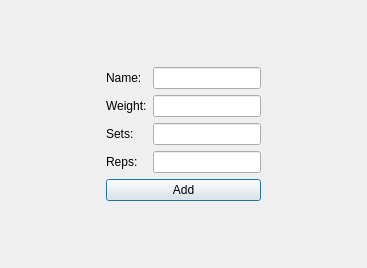
<?xml version="1.0" encoding="UTF-8"?>
<ui version="4.0">
 <class>ExercizeDialog</class>
 <widget class="QDialog" name="ExercizeDialog">
  <property name="geometry">
   <rect>
    <x>0</x>
    <y>0</y>
    <width>367</width>
    <height>268</height>
   </rect>
  </property>
  <property name="windowTitle">
   <string>Dialog</string>
  </property>
  <layout class="QHBoxLayout" name="horizontalLayout_2">
   <item>
    <spacer name="horizontalSpacer">
     <property name="orientation">
      <enum>Qt::Horizontal</enum>
     </property>
     <property name="sizeHint" stdset="0">
      <size>
       <width>40</width>
       <height>20</height>
      </size>
     </property>
    </spacer>
   </item>
   <item>
    <layout class="QVBoxLayout" name="verticalLayout_3">
     <item>
      <spacer name="verticalSpacer">
       <property name="orientation">
        <enum>Qt::Vertical</enum>
       </property>
       <property name="sizeHint" stdset="0">
        <size>
         <width>20</width>
         <height>40</height>
        </size>
       </property>
      </spacer>
     </item>
     <item>
      <layout class="QHBoxLayout" name="horizontalLayout">
       <item>
        <layout class="QVBoxLayout" name="verticalLayout">
         <item>
          <widget class="QLabel" name="label">
           <property name="text">
            <string>Name:</string>
           </property>
          </widget>
         </item>
         <item>
          <widget class="QLabel" name="label_4">
           <property name="text">
            <string>Weight:</string>
           </property>
          </widget>
         </item>
         <item>
          <widget class="QLabel" name="label_2">
           <property name="text">
            <string>Sets:</string>
           </property>
          </widget>
         </item>
         <item>
          <widget class="QLabel" name="label_3">
           <property name="text">
            <string>Reps:</string>
           </property>
          </widget>
         </item>
        </layout>
       </item>
       <item>
        <layout class="QVBoxLayout" name="verticalLayout_2">
         <item>
          <widget class="QLineEdit" name="nameLineEdit"/>
         </item>
         <item>
          <widget class="QLineEdit" name="weightLineEdit"/>
         </item>
         <item>
          <widget class="QLineEdit" name="setsLineEdit"/>
         </item>
         <item>
          <widget class="QLineEdit" name="repsLineEdit"/>
         </item>
        </layout>
       </item>
      </layout>
     </item>
     <item>
      <widget class="QPushButton" name="addExercizePB">
       <property name="acceptDrops">
        <bool>true</bool>
       </property>
       <property name="text">
        <string>Add</string>
       </property>
       <property name="default">
        <bool>false</bool>
       </property>
       <property name="flat">
        <bool>false</bool>
       </property>
      </widget>
     </item>
     <item>
      <spacer name="verticalSpacer_2">
       <property name="orientation">
        <enum>Qt::Vertical</enum>
       </property>
       <property name="sizeHint" stdset="0">
        <size>
         <width>20</width>
         <height>40</height>
        </size>
       </property>
      </spacer>
     </item>
    </layout>
   </item>
   <item>
    <spacer name="horizontalSpacer_2">
     <property name="orientation">
      <enum>Qt::Horizontal</enum>
     </property>
     <property name="sizeHint" stdset="0">
      <size>
       <width>40</width>
       <height>20</height>
      </size>
     </property>
    </spacer>
   </item>
  </layout>
 </widget>
 <resources/>
 <connections/>
</ui>
